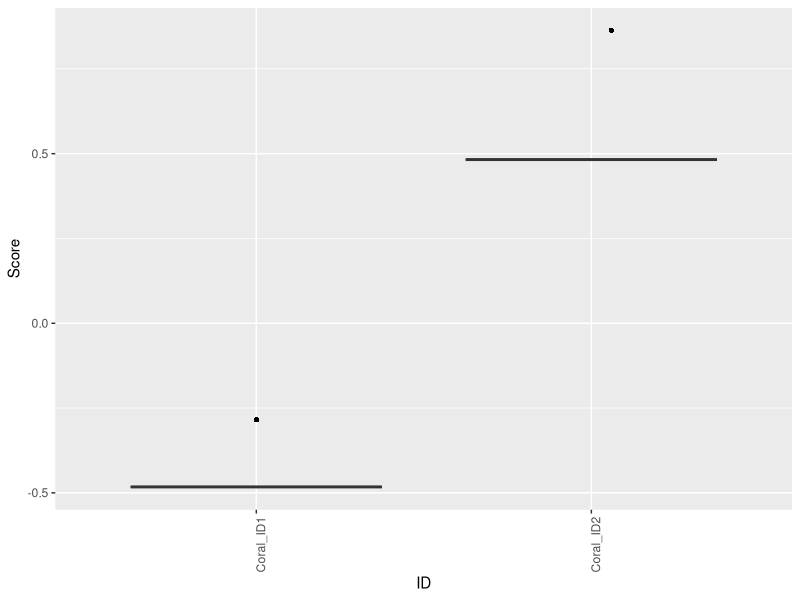
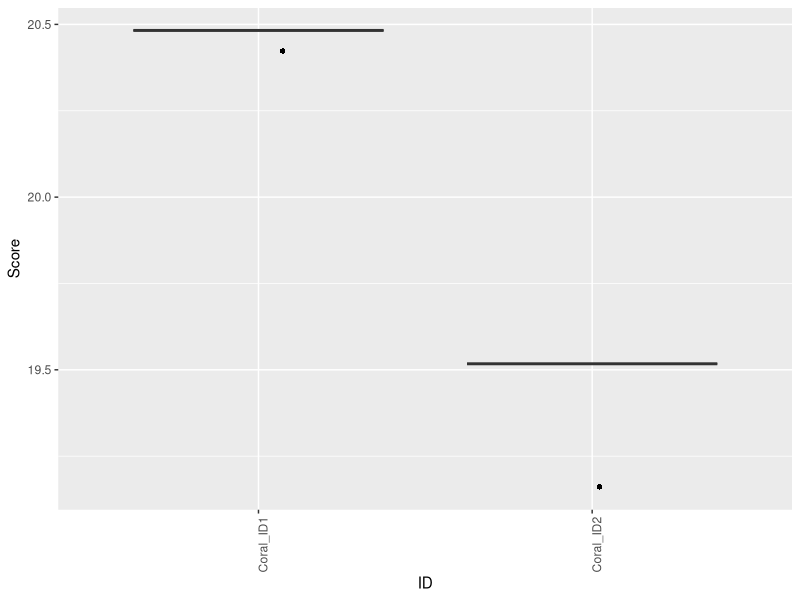
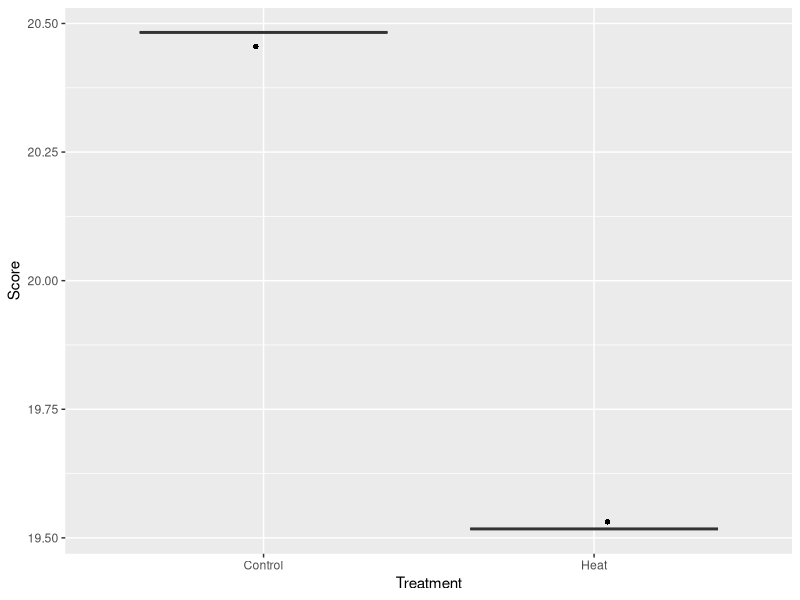

These figures' R source, in order:
#### Script for Quantifying Color Score from RGB Intensity ####


####Load Required R Packages####
##Install Packages if Needed
if (!require("ggplot2")) install.packages("ggplot2")
if (!require("vegan")) install.packages("vegan")

##Load Packages
library("ggplot2")
library("vegan")


#### Load and Organize Data ####

##Load Data
#Read in the Color Data file completed following the Example Data file
Color<-read.csv("ColorExampleData.csv", header=TRUE)

##Check the structure of the data file
str(Color)

#ID: ID's for each coral sample. Should be unique per sample and contain no spaces
#Treatment: If conducting an experiment with heated and control treatments, include a variable with that information
#GroupVar1, 2, etc: Include any additional grouping variables of interest, including Genotypes, Sites, etc.
#Red.Standard: Column with the Mean intensity of the Red color standard (tape) on the Red channel measured in ImageJ
#Green.Standard: Column with the Mean intensity of the Green color standard (tape) on the Green channel measured in ImageJ
#Blue.Standard: Column with the Mean intensity of the Blue color standard (tape) on the Blue channel measured in ImageJ
#Red.Coral: Column with the Mean intensity of the Coral sample on the Red channel measured in ImageJ
#Green.Coral: Column with the Mean intensity of the Coral sample on the Green channel measured in ImageJ
#Blue.Coral: Column with the Mean intensity of the Coral sample on the Blue channel measured in ImageJ

##Set rownames to ID
rownames(Color)<-Color$ID


#### Standardize Colors ####
##Standardize RGB colors by dividing Coral color by color standards. 
#Repeat for Red, Green, and Blue
Color$Red.Norm.Coral <- Color$Red.Coral/Color$Red.Standard
Color$Green.Norm.Coral <- Color$Green.Coral/Color$Green.Standard
Color$Blue.Norm.Coral <- Color$Blue.Coral/Color$Blue.Standard


#### Calculate Color Score ####

##Create matrix of standardized colors
Color.mat <- as.matrix(cbind(Color$Red.Norm.Coral,Color$Green.Norm.Coral,Color$Blue.Norm.Coral))

##Set row names to sample ID
rownames(Color.mat) <- Color$ID

##Create a Distance Matrix for PCA
Color.dist <- vegdist(Color.mat, method="euclidean", na.rm=TRUE)

##Run Principal Components Analysis
Color.PCA <- princomp(Color.dist) 

##Extract PC1 as Color Score
Color$Score<-Color.PCA$scores[,1]


#### Color Score QC ####

##Initial Visual Check
ggplot(Color, aes(x=ID, y=Score)) + 
  geom_boxplot(alpha=0.5, shape=2, outlier.shape = NA)+
  geom_jitter(shape=16, position=position_jitter(0.1))+
  theme(axis.text.x = element_text(angle = 90))

##If needed, invert signs by multiplying by -1 for intuitive interpretation of Control > Heated
#Example: Invert signs for Control > Heated
#If not needed, add "#" before the line of code below to skip this step
Color$Score<-Color$Score*(-1)

##If needed, add a constant value to make all scores positive for more straight forward interpretation
#Example: Add 20 to make all score values positive 
#If not needed, add "#" before the line of code below to skip this step
Color$Score<- Color$Score +20

##Repeat Visual Check
ggplot(Color, aes(x=ID, y=Score)) + 
  geom_boxplot(alpha=0.5, shape=2, outlier.shape = NA)+
  geom_jitter(shape=16, position=position_jitter(0.1))+
  theme(axis.text.x = element_text(angle = 90))

##Plot by Treatment
ggplot(Color, aes(x=Treatment, y=Score)) + 
  geom_boxplot(alpha=0.5, shape=2, outlier.shape = NA)+
  geom_jitter(shape=16, position=position_jitter(0.1))

